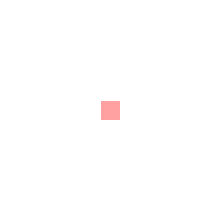
Frame 1 (no input)
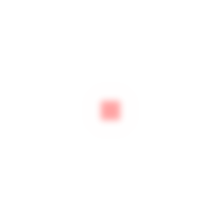
Frame 60 (the mouse pressed at the canvas centre just before this capture)
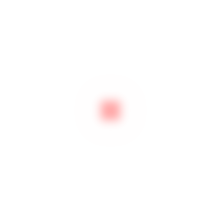
Frame 120 (the mouse held since frame 60 and released just before this capture)

The Processing sketch that drew these frames (run headless with seeded random() and noise(); from frame 60 on, the mouse is pressed at the canvas centre):

// Processing sketch: twoD_diff_1
// ── twoD_diff_1.pde
//#####################################
//
// continuous model of
// Fick's law of diffusion
//
//#####################################

float[][] conA;         // concentration of A
float[][] prev_conA;
float[][] Laplace;
float D = 0.2;        // Diffusion constant
float del_t = 0.5;      // delta_t

void setup(){
  size(200, 200);
  colorMode(HSB, 360, 1, 1, 1); // 0<S<1, 0<B<1
  background(0, 0, 95);
  
  conA      = new float[width][height];
  prev_conA = new float[width][height];
  Laplace   = new float[width][height];
  
  for(int i=0; i<width; i++){
    for(int j=0; j<height; j++){
      if(100<i && 120>i && 100<j && 120>j){
        conA[i][j] = 0.8;
      }
      else{
        conA[i][j] = 0;
      }
      prev_conA[i][j] = conA[i][j];
    }
  }
}

void draw(){
  background(0, 0, 95);
  strokeWeight(0.9);
  for(int i=1; i<width; i++){
    for(int j=0; j<height; j++){
      stroke(0, conA[i][j], 1, 0.8);
      point(i, j);
    }
  }
  update_conA(del_t);
}

float calc_derivative(float f, float f_plus, float del_x){
  float y = (f_plus - f)/del_x;
  return y;
}

float[][] calc_Laplacian(){
  float[][] Laplace = new float[width][height];
  float Nabla1, Nabla2, Nabla3, Nabla4, Laplac;
  for(int i=0; i<width; i++){
    for(int j=0; j<height; j++){
      if(i==0)        Nabla1 = 0; 
      else            Nabla1 = calc_derivative(prev_conA[i-1][j], prev_conA[i][j], 1);
      if(i==width-1)  Nabla2 = 0;
      else            Nabla2 = calc_derivative(prev_conA[i][j], prev_conA[i+1][j], 1);
      if(j==0)        Nabla3 = 0;
      else            Nabla3 = calc_derivative(prev_conA[i][j-1], prev_conA[i][j], 1);
      if(j==height-1) Nabla4 = 0;
      else            Nabla4 = calc_derivative(prev_conA[i][j], prev_conA[i][j+1], 1);   
      
      Laplac = calc_derivative(Nabla1, Nabla2, 1) + calc_derivative(Nabla3, Nabla4, 1);
      Laplace[i][j] = Laplac;
    }
  }
  return Laplace;
}

void update_conA(float _del_t){
  Laplace = calc_Laplacian();
  for(int i=0; i<width; i++){
    for(int j=0; j<height; j++){
      conA[i][j] = (D * Laplace[i][j]) * _del_t + prev_conA[i][j];
      prev_conA[i][j] = conA[i][j];
    }
  }  
}
